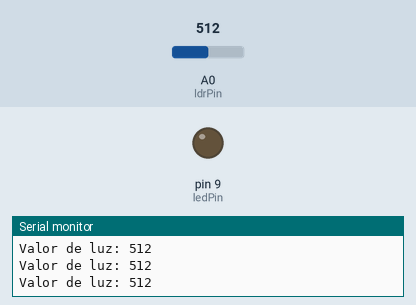
A sketch run on a simulated Arduino Uno, built with avr-gcc and run on an emulated ATmega328P. On the bench: output pins drawn as LEDs (lit = HIGH), the last lines printed to the serial monitor. The test bench sets the inputs (shaded band); at power-on: A0 (ldrPin) = 512.

Above: at 1.2 s.
1.3 s: A0 (ldrPin) set to 482
At 1.9 s:
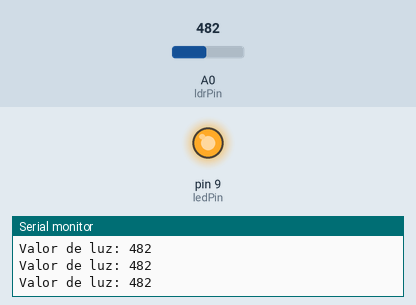
2.9 s: A0 (ldrPin) set to 510
At 3.3 s:
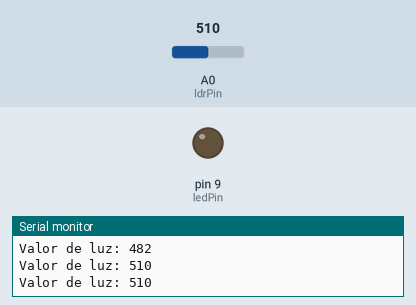
4.5 s: A0 (ldrPin) set to 490
At 5.8 s:
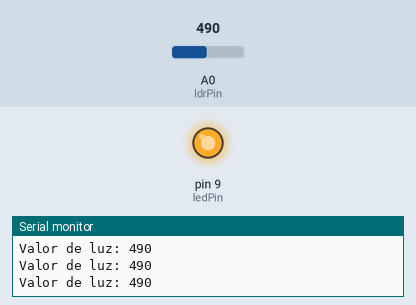
Timing chart, 0 to 7.5 s (numbered marks = the images above; inputs shaded):
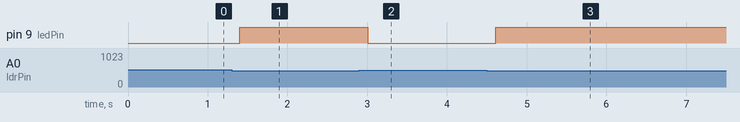

Measured:
- the behaviour switches between 500 and 499 on A0 (ldrPin) (found by bisection; images 0 and 1)
- after the input at 1.3 s, pin 9 (ledPin): LOW → HIGH after 0.10 s
- after the input at 2.9 s, pin 9 (ledPin): HIGH → LOW after 0.11 s
- after the input at 4.5 s, pin 9 (ledPin): LOW → HIGH after 0.11 s

The sketch:

DiodosEmisoresDeLuz.ino
```cpp
const int ldrPin = A0;      // Pin analógico donde está conectada la LDR
const int ledPin = 9;       // Pin digital donde está conectado el LED

int umbral = 500;           // Umbral de luz (ajusta este valor según tus pruebas)

void setup() {
  pinMode(ledPin, OUTPUT);
  Serial.begin(9600);       // Iniciar comunicación serial para monitoreo
}

void loop() {
  int valorLuz = analogRead(ldrPin);   // Leer valor de luz desde el pin A0

  // Mostrar el valor en el monitor serial
  Serial.print("Valor de luz: ");
  Serial.println(valorLuz);

  // Comparar el valor leído con el umbral
  if (valorLuz < umbral) {
    digitalWrite(ledPin, HIGH);  // Si hay poca luz, encender el LED
  } else {
    digitalWrite(ledPin, LOW);   // Si hay suficiente luz, apagar el LED
  }

  delay(200);  // Pequeña pausa para estabilidad de lectura
}
```
